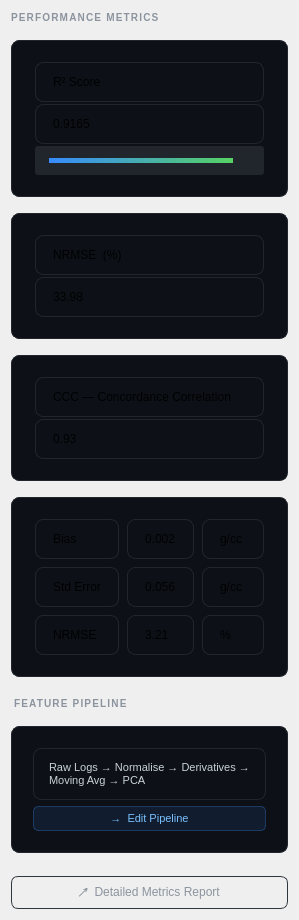
      <widget class="QWidget" name="metricsBar">
       <layout class="QVBoxLayout" name="metricsLayout">
        <property name="contentsMargins"><rect><x>16</x><y>16</y><width>16</width><height>16</height></rect></property>
        <property name="spacing"><number>16</number></property>

        <!-- Section label -->
        <item>
         <widget class="QLabel">
          <property name="text"><string>PERFORMANCE METRICS</string></property>
          <property name="styleSheet"><string>color:#8b949e;font-size:10px;font-weight:700;letter-spacing:1.2px;</string></property>
         </widget>
        </item>

        <!-- R² KPI -->
        <item>
         <widget class="QFrame">
          <property name="styleSheet"><string>background:#0d1117;border:1px solid #21262d;border-radius:8px;padding:12px 14px;</string></property>
          <layout class="QVBoxLayout">
           <property name="spacing"><number>2</number></property>
           <item>
            <widget class="QLabel" name="kpiUnit"><property name="text"><string>R² Score</string></property></widget>
           </item>
           <item>
            <widget class="QLabel" name="kpiValue"><property name="text"><string>0.9165</string></property></widget>
           </item>
           <item>
            <widget class="QProgressBar">
             <property name="value"><number>92</number></property>
             <property name="maximum"><number>100</number></property>
             <property name="textVisible"><bool>false</bool></property>
             <property name="styleSheet"><string>QProgressBar{background:#21262d;border:none;border-radius:3px;max-height:5px;}QProgressBar::chunk{background:qlineargradient(x1:0,y1:0,x2:1,y2:0,stop:0 #388bfd,stop:1 #56d364);border-radius:3px;}</string></property>
            </widget>
           </item>
          </layout>
         </widget>
        </item>

        <!-- NRMSE KPI -->
        <item>
         <widget class="QFrame">
          <property name="styleSheet"><string>background:#0d1117;border:1px solid #21262d;border-radius:8px;padding:12px 14px;</string></property>
          <layout class="QVBoxLayout">
           <property name="spacing"><number>2</number></property>
           <item><widget class="QLabel" name="kpiUnit"><property name="text"><string>NRMSE  (%)</string></property></widget></item>
           <item><widget class="QLabel" name="kpiValueAlt"><property name="text"><string>33.98</string></property></widget></item>
          </layout>
         </widget>
        </item>

        <!-- CCC -->
        <item>
         <widget class="QFrame">
          <property name="styleSheet"><string>background:#0d1117;border:1px solid #21262d;border-radius:8px;padding:12px 14px;</string></property>
          <layout class="QVBoxLayout">
           <property name="spacing"><number>2</number></property>
           <item><widget class="QLabel" name="kpiUnit"><property name="text"><string>CCC — Concordance Correlation</string></property></widget></item>
           <item><widget class="QLabel" name="cccValue"><property name="text"><string>0.93</string></property></widget></item>
          </layout>
         </widget>
        </item>

        <!-- Mini stats grid -->
        <item>
         <widget class="QFrame">
          <property name="styleSheet"><string>background:#0d1117;border:1px solid #21262d;border-radius:8px;padding:12px 14px;</string></property>
          <layout class="QGridLayout" name="miniStatsGrid">
           <property name="spacing"><number>8</number></property>

           <item row="0" column="0"><widget class="QLabel" name="kpiKey"><property name="text"><string>Bias</string></property></widget></item>
           <item row="0" column="1"><widget class="QLabel" name="kpiSmall"><property name="text"><string>0.002</string></property></widget></item>
           <item row="0" column="2"><widget class="QLabel" name="kpiKey"><property name="text"><string>g/cc</string></property></widget></item>

           <item row="1" column="0"><widget class="QLabel" name="kpiKey"><property name="text"><string>Std Error</string></property></widget></item>
           <item row="1" column="1"><widget class="QLabel" name="kpiSmall"><property name="text"><string>0.056</string></property></widget></item>
           <item row="1" column="2"><widget class="QLabel" name="kpiKey"><property name="text"><string>g/cc</string></property></widget></item>

           <item row="2" column="0"><widget class="QLabel" name="kpiKey"><property name="text"><string>NRMSE</string></property></widget></item>
           <item row="2" column="1"><widget class="QLabel" name="kpiSmall"><property name="text"><string>3.21</string></property></widget></item>
           <item row="2" column="2"><widget class="QLabel" name="kpiKey"><property name="text"><string>%</string></property></widget></item>
          </layout>
         </widget>
        </item>

        <!-- Feature Engineering Pipeline -->
        <item>
         <widget class="QLabel">
          <property name="text"><string>FEATURE PIPELINE</string></property>
          <property name="styleSheet"><string>color:#8b949e;font-size:10px;font-weight:700;letter-spacing:1.2px;margin-top:4px;</string></property>
         </widget>
        </item>
        <item>
         <widget class="QFrame">
          <property name="styleSheet"><string>background:#0d1117;border:1px solid #21262d;border-radius:8px;padding:12px;</string></property>
          <layout class="QVBoxLayout">
           <item>
            <widget class="QLabel">
             <property name="text"><string>Raw Logs → Normalise → Derivatives → Moving Avg → PCA</string></property>
             <property name="wordWrap"><bool>true</bool></property>
             <property name="styleSheet"><string>color:#c9d1d9;font-size:11px;line-height:1.6;</string></property>
            </widget>
           </item>
           <item>
            <widget class="QPushButton">
             <property name="text"><string>→  Edit Pipeline</string></property>
             <property name="styleSheet"><string>background:rgba(56,139,253,0.1);border:1px solid rgba(56,139,253,0.3);border-radius:5px;color:#79c0ff;padding:5px;font-size:11px;</string></property>
             <property name="cursor"><cursorShape>PointingHandCursor</cursorShape></property>
            </widget>
           </item>
          </layout>
         </widget>
        </item>

        <item><spacer><property name="orientation"><enum>Qt::Vertical</enum></property></spacer></item>

        <!-- Detailed metrics link -->
        <item>
         <widget class="QPushButton">
          <property name="text"><string>↗  Detailed Metrics Report</string></property>
          <property name="styleSheet"><string>background:transparent;border:1px solid #30363d;border-radius:7px;color:#8b949e;padding:8px;font-size:12px;</string></property>
          <property name="cursor"><cursorShape>PointingHandCursor</cursorShape></property>
         </widget>
        </item>

       </layout>
      </widget>
